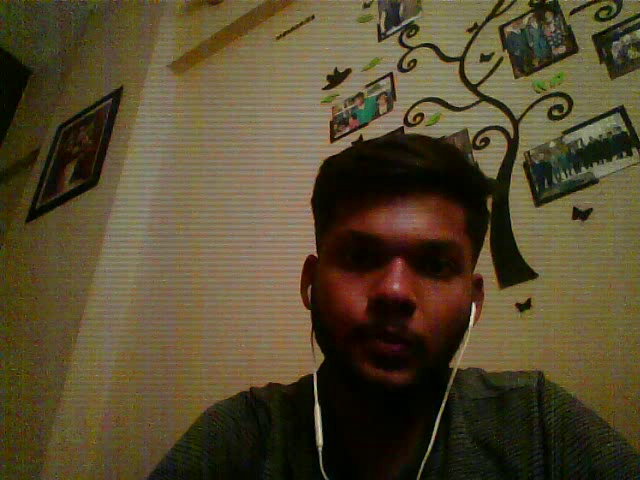
#> input picture frame 12 of Deep Learning/Kazim.avi, 640 x 480 px, given in place of the camera
$ jupyter execute --allow-errors 'Assignment # 6 (Image Colorization).ipynb'   (shell and % lines are left out)   (text cells are left out)
#> lines starting #> are read from the running program, lines starting #| are printed output that depends on the picture; pictures that were not available may be replaced by others from this repository, and a replacement may not be noted
#> (the call stopped at in col_initialization, `net = cv2.dnn.readNetFromCaffe(protofile, model)`: the model file is not available in this run)
[cell 1]
import numpy as np
import cv2

#Initializing the arch and weights of the pre-trained model
protofile = 'colorization_deploy_v2.prototxt'
model = 'colorization_release_v2.caffemodel'
ptsfile = 'pts_in_hull.npy'

print("[INFO] Loading Model...")
#> (the rest of this cell did not finish here and is left out)

[cell 2]
# Basically this is not related to code just here to show you that this is
# our picture that we  try to colorize

import matplotlib.pyplot as plt
from PIL import Image

#> (the rest of this cell did not finish here and is left out)

[cell 3]
image = cv2.imread('bw.jpg')                   #We load our image
#> (the rest of this cell did not finish here and is left out)

#> (a cell that did not finish here is left out)

[cell 5]
import time
#> (the rest of this cell did not finish here and is left out)

#> (a cell that did not finish here is left out)

#> (a cell that did not finish here is left out)

[cell 8]
from tkinter import filedialog
from tkinter import Tk
import cv2
import numpy as np

[cell 9]
def col_initialization():
    #Initializing the arch and weights of the pre-trained model
    global net
    protofile = 'colorization_deploy_v2.prototxt'
    model = 'colorization_release_v2.caffemodel'
    ptsfile = 'pts_in_hull.npy'

    net = cv2.dnn.readNetFromCaffe(protofile, model)   #Loading the DNN in the NET variable,
    pts = np.load(ptsfile)                             #this is where NN is loaded

    #Picking up the Layers from the VGGNet these are already assigned by
    #developer, we just pick them and use them
    class8 = net.getLayerId("class8_ab")
    conv8 = net.getLayerId("conv8_313_rh")

    #We transpose the pts variable here so that it follows the same dimension as that of our newly
    #convolved matrix
    pts = pts.transpose().reshape(2, 313, 1, 1)

    #We pick the class8 and conv8 layers from the NN, quantize them and assing them 1x1 kernal
    net.getLayer(class8).blobs = [pts.astype("float32")]
    net.getLayer(conv8).blobs = [np.full([1, 313], 2.606, dtype="float32")]

def colorize(data = None, flag = 0, usercam = False, returndata = False):
#> called with flag = 0, usercam = True, returndata = False
    if flag == 0:
        #This fragment of code opens the cam for split second just to click a picture
        if usercam:
            cap=cv2.VideoCapture(0)
            ret,frame=cap.read()
#> frame is the input picture: shape (480, 640, 3); mean B, G, R 46.5, 73.2, 84.7
            data= cv2.flip(frame,1)
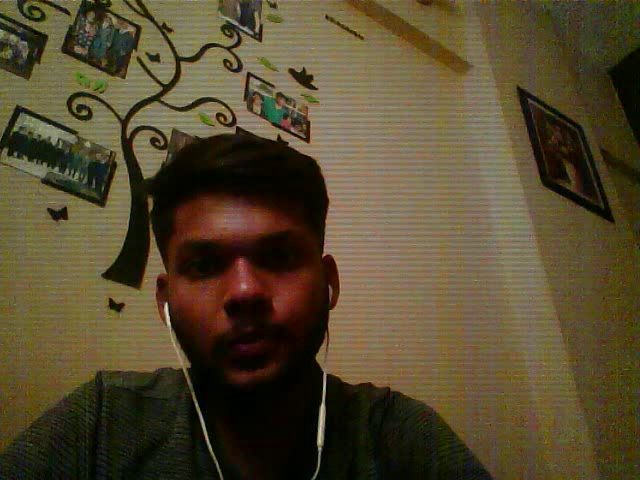
#> data: shape (480, 640, 3); mean B, G, R 46.5, 73.2, 84.7
            cap.release()
        else:
        #This Fragment here, opens a classic input window where the user chooses his/her file
            root = Tk()
            root.filename =  filedialog.askopenfilename(title = "Select Image")
            root.withdraw()
            data = cv2.imread(root.filename)

    scaled = data.astype("float32") / 255.0       #We scale our image to range only in [0,1] range
    lab = cv2.cvtColor(scaled, cv2.COLOR_BGR2LAB)  #We convert our image into Lab color
#> lab: shape (480, 640, 3) float32; mean of channels 0, 1, 2 31, 0.8, 16.8
    lab224 = cv2.resize(lab, (224, 224))           #We resize our lab converted image to lab224 where we assign it
#> lab224: shape (224, 224, 3) float32; mean of channels 0, 1, 2 31, 0.8, 16.8
                                                   #224 width and 224 height which is the only dimension that NN accepts

    L = lab224[:,:,0]       #We seperate the L channel from the original image
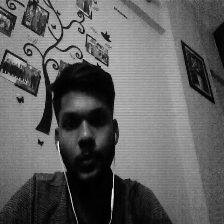
#> L: shape (224, 224) float32; min 0.122, max 82.37, mean 31; drawn with min black and max white
    L -= 50                 #We perform mean subtraction, so that we re-center our picture

    net.setInput(cv2.dnn.blobFromImage(L))   #Setting up the input image coverting it from blob
    abf = net.forward()                      #Forward pass in NN our data
    abf = abf[0, :, :, :].transpose((1, 2, 0))   #Changing the dimensions of our image matrix to obtain the original dimension
    ab = cv2.resize(abf, (data.shape[1], data.shape[0]))   #Transforming our colorized image back to its original dimension

    L = lab[:,:,0]        #L channel of the original image
    colorized = np.concatenate((L[:, :, np.newaxis], ab), axis=2)   #Concatenating predicted values of ab channel and L channel from original image
    colorized = cv2.cvtColor(colorized, cv2.COLOR_LAB2BGR)     #converting image from lab back to RGB format
    colorized = np.clip(colorized, 0, 1)                       #Clipping any pixel intensities that fall outside the range [0, 1]

    colorized_pic = (colorized *255).astype("uint8")         #Finally getting out original color channels

    if returndata:
        return colorized_pic
    else:
        cv2.imshow("Coloring", colorized_pic)
        cv2.waitKey(0)
        cv2.destroyAllWindows()

[cell 10]
col_initialization()

#> (a cell that did not finish here is left out)

#> (a cell that did not finish here is left out)

#> call 2 of colorize, with flag = 0, usercam = False, returndata = False
#> the answer given: 00-puppy.jpg
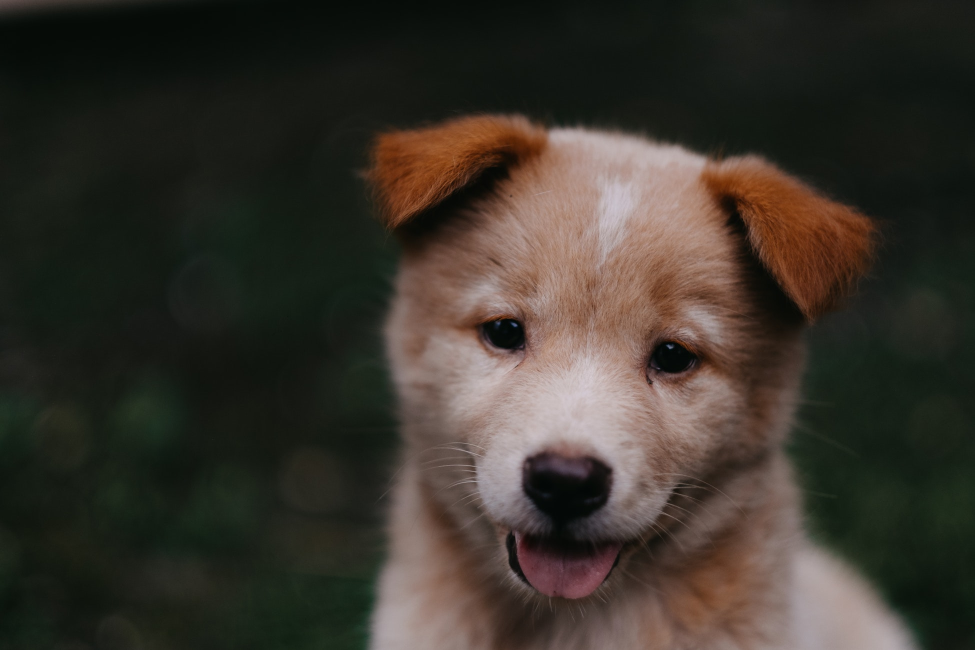
#> input picture Deep Learning/00-puppy.jpg, 1950 x 1300 px (shown at 1/2 size)
#> in colorize, data is the input picture: shape (1300, 1950, 3); mean B, G, R 43.8, 51.8, 57.3
#> in colorize (call 2), `lab = cv2.cvtColor(scaled, cv2.COLOR_BGR2LAB)`: lab: shape (1300, 1950, 3) float32; mean of channels 0, 1, 2 21.1, 0.7, 5.9
#> in colorize (call 2), `lab224 = cv2.resize(lab, (224, 224))`: lab224: shape (224, 224, 3) float32; mean of channels 0, 1, 2 21.1, 0.7, 5.9
#> in colorize (call 2), `L = lab224[:,:,0]`:
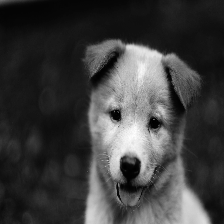
#> L: shape (224, 224) float32; min 1.42, max 81.61, mean 21.1; drawn with min black and max white

[cell 13]
import numpy as np
import cv2

col_initialization()
#> (the call stopped at in col_initialization, `net = cv2.dnn.readNetFromCaffe(protofile, model)`: the model file is not available in this run)

cap = cv2.VideoCapture('b&w.mp4')    #Video is captured in this variable

fourcc = cv2.VideoWriter_fourcc(*'XVID')                       #The format of our new video being initialized
out = cv2.VideoWriter('colored.mp4',fourcc, 20.0, (480,360))  #Colorized video being copied here and saved

#> (the rest of this cell did not finish here and is left out)

#> call 3 of colorize, with flag = 1, usercam = False, returndata = True
#> in colorize (call 3), `lab = cv2.cvtColor(scaled, cv2.COLOR_BGR2LAB)`: lab: shape (480, 640, 3) float32; mean of channels 0, 1, 2 31, 0.8, 16.8
#> in colorize (call 3), `lab224 = cv2.resize(lab, (224, 224))`: lab224: shape (224, 224, 3) float32; mean of channels 0, 1, 2 31, 0.8, 16.8
#> in colorize (call 3), `L = lab224[:,:,0]`:
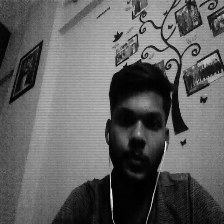
#> L: shape (224, 224) float32; min 0.122, max 82.37, mean 31; drawn with min black and max white

$ run again, starting later in the video
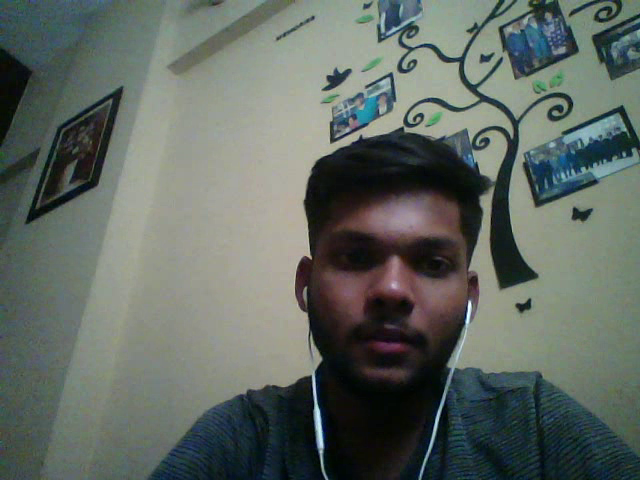
#> input picture frame 58 of Deep Learning/Kazim.avi, 640 x 480 px, given in place of the camera
#> in colorize, frame is the input picture: shape (480, 640, 3); mean B, G, R 98, 104.5, 96.1
#> lab: shape (480, 640, 3) float32; mean of channels 0, 1, 2 42.3, -4, 2.4
#> lab224: shape (224, 224, 3) float32; mean of channels 0, 1, 2 42.3, -4, 2.4
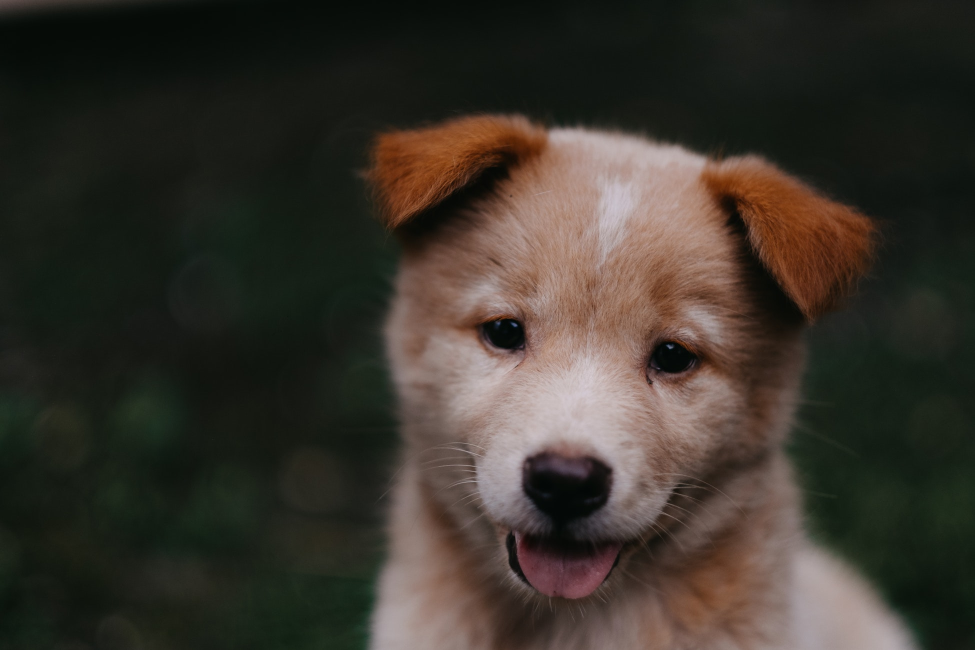
#> input picture Deep Learning/00-puppy.jpg, 1950 x 1300 px (shown at 1/2 size)
#> in colorize, data is the input picture: shape (1300, 1950, 3); mean B, G, R 43.8, 51.8, 57.3
#> scaled: shape (1300, 1950, 3) float32
#> lab: shape (1300, 1950, 3) float32; mean of channels 0, 1, 2 21.1, 0.7, 5.9
#> lab224: shape (224, 224, 3) float32; mean of channels 0, 1, 2 21.1, 0.7, 5.9
#> scaled: shape (480, 640, 3) float32
#> lab: shape (480, 640, 3) float32; mean of channels 0, 1, 2 42.3, -4, 2.4
#> lab224: shape (224, 224, 3) float32; mean of channels 0, 1, 2 42.3, -4, 2.4
#> in colorize (call 3), `L = lab224[:,:,0]`:
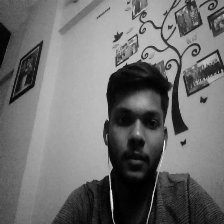
#> L: shape (224, 224) float32; min 1.03, max 96.05, mean 42.3; drawn with min black and max white

$ run again, starting later in the video
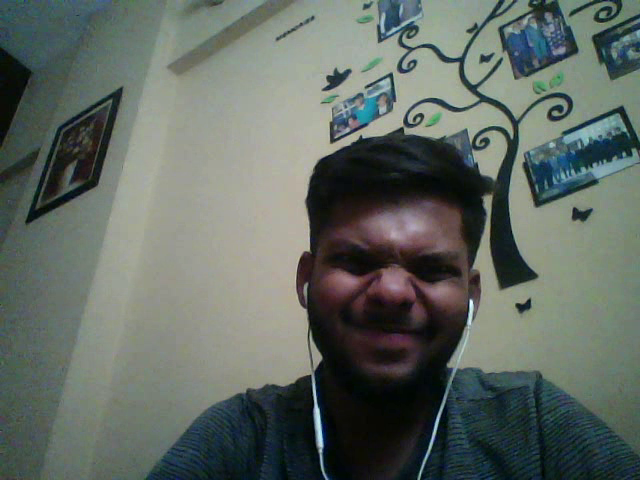
#> input picture frame 103 of Deep Learning/Kazim.avi, 640 x 480 px, given in place of the camera
#> in colorize, frame is the input picture: shape (480, 640, 3); mean B, G, R 98.5, 105.1, 96.4
#> lab: shape (480, 640, 3) float32; mean of channels 0, 1, 2 42.5, -4.2, 2.4
#> lab224: shape (224, 224, 3) float32; mean of channels 0, 1, 2 42.5, -4.2, 2.4
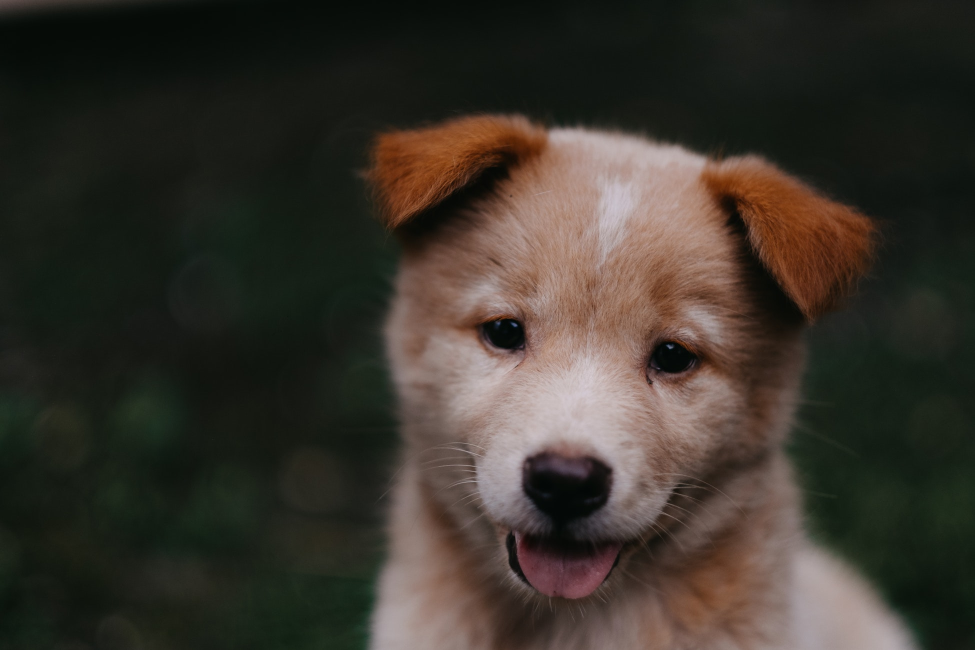
#> input picture Deep Learning/00-puppy.jpg, 1950 x 1300 px (shown at 1/2 size)
#> in colorize, data is the input picture: shape (1300, 1950, 3); mean B, G, R 43.8, 51.8, 57.3
#> scaled: shape (1300, 1950, 3) float32
#> lab: shape (1300, 1950, 3) float32; mean of channels 0, 1, 2 21.1, 0.7, 5.9
#> lab224: shape (224, 224, 3) float32; mean of channels 0, 1, 2 21.1, 0.7, 5.9
#> scaled: shape (480, 640, 3) float32
#> lab: shape (480, 640, 3) float32; mean of channels 0, 1, 2 42.5, -4.2, 2.4
#> lab224: shape (224, 224, 3) float32; mean of channels 0, 1, 2 42.5, -4.2, 2.4
#> in colorize (call 3), `L = lab224[:,:,0]`:
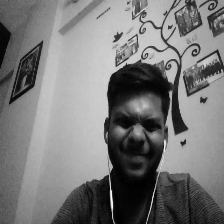
#> L: shape (224, 224) float32; min 0.824, max 89.46, mean 42.5; drawn with min black and max white
